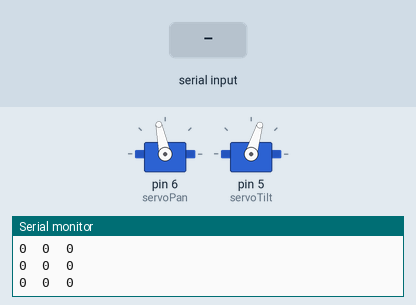
Simulated run of this sketch. Board: Arduino Uno, built with avr-gcc and run on an emulated ATmega328P. On the bench: 2 × servo, the last lines printed to the serial monitor. The test bench sets the inputs (shaded band).

Above: at 1.2 s.
1.3 s: "90:45:200\n" received over the second serial link
At 2.4 s:
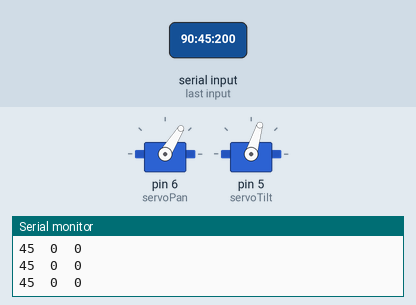
2.8 s: ":" received over the second serial link
At 4.0 s:
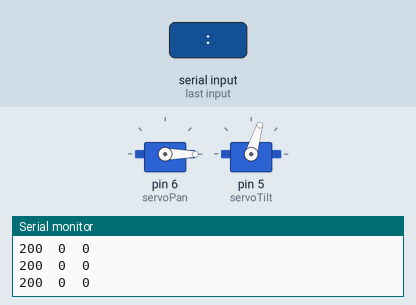
4.3 s: "30:150:10\n" received over the second serial link
At 5.3 s:
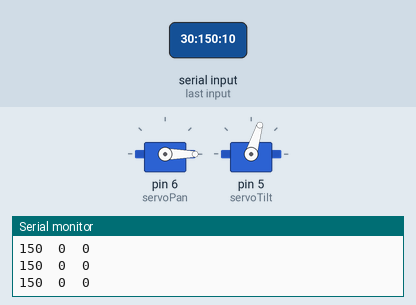
5.8 s: "90:45\n" received over the second serial link
At 7.0 s:
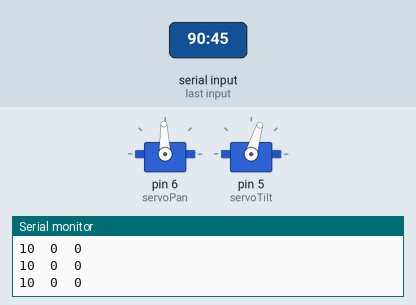
7.3 s: "30:150\n" received over the second serial link
At 8.3 s:
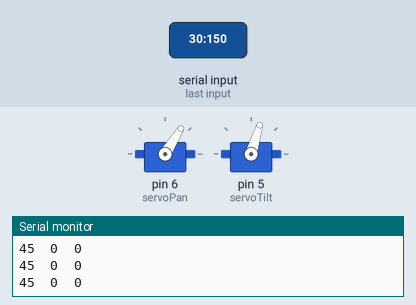
8.8 s: "1:90\n" received over the second serial link
At 9.1 s:
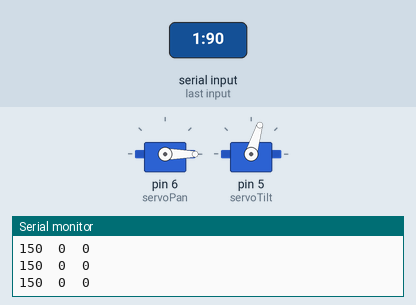
Timing chart, 0 to 11.3 s (numbered marks = the images above; inputs shaded):
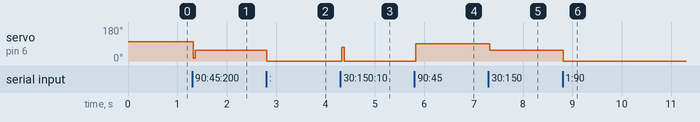

Measured:
- after the input at 1.3 s, servo on pin 6 (servoPan): 102° → 58° at once
- after the input at 2.8 s, servo on pin 6 (servoPan): 58° → 0° at once
- after the input at 4.3 s, servo on pin 6 (servoPan): 0° → 72° at once, → 0° 0.04 s later
- after the input at 5.8 s, servo on pin 6 (servoPan): 0° → 92° at once
- after the input at 7.3 s, servo on pin 6 (servoPan): 92° → 58° at once
- after the input at 8.8 s, servo on pin 6 (servoPan): 58° → 0° at once

The sketch:

acclerometer_from_phone.ino
```cpp
#include <SoftwareSerial.h>
#include <Servo.h>
Servo servoPan;
Servo servoTilt;
char tiltChannel=0, panChannel=1;
//Servo servoTilt, servoPan;
char serialChar=0;
int x=0,y=0;
SoftwareSerial bt(9,10);
String myString; // complete message from arduino, which consistors of snesors data
char rdata; // received charactors
int firstVal=0, secondVal=0,thirdVal=0;

void setup() {
  // initialize serial communication at 9600 bits per second:
  Serial.begin(57600);
  bt.begin(9600);
  servoPan.attach(6);
servoTilt.attach(5);
servoPan.write(90);
servoTilt.write(90);
}

// the loop routine runs over and over again forever:
void loop() {
 /* String num;
  // read the input on analog pin 0:
  //int sensorValue = analogRead(A0);
  if(bt.available()>0)
  {

  Serial.write(bt.read());
  //Serial.println("");
  }
  // print out the value you read:
  //Serial.println(sensorValue);
  */
  if (bt.available() > 0 )
  {
    rdata = bt.read();
    myString = myString+ rdata;

   // Serial.print(rdata);
    if( rdata == ':')
    {
   //  Serial.println(myString);
  // Serial.println("fahad");
// new code
String l = getValue(myString, ',', 0);
String m = getValue(myString, ',', 1);
String n = getValue(myString, ',', 2);


firstVal = l.toInt();
secondVal = m.toInt();
thirdVal = n.toInt();
myString = "";
// end new code
    }
  }
 Serial.print(firstVal);
  Serial.print("\t");
Serial.print(secondVal);
 Serial.print("\t");
 Serial.println(thirdVal);
// if(bt.available()>0 )
 //{
   x=map(firstVal,105,-80,0,180);
  servoPan.write(x);
  y=map(secondVal,-62,90,0,180);
  servoTilt.write(y);
// }
/* else
 {
  while(Serial.available() <=0);  //Wait for a character on the serial port.
  serialChar = Serial.read();     //Copy the character from the serial port to the variable
  if(serialChar == tiltChannel){  //Check to see if the character is the servo ID for the tilt servo
    while(Serial.available() <=0);  //Wait for the second command byte from the serial port.
    servoTilt.write(Serial.read());  //Set the tilt servo position to the value of the second command byte received on the serial port
  }
  else if(serialChar == panChannel){ //Check to see if the initial serial character was the servo ID for the pan servo.
    while(Serial.available() <= 0);  //Wait for the second command byte from the serial port.
    servoPan.write(Serial.read());   //Set the pan servo position to the value of the second command byte received from the serial port.
  }


 }*/
 delay(10);        // delay in between reads for stability
}
String getValue(String data, char separator, int index)
{
    int found = 0;
    int strIndex[] = { 0, -1 };
    int maxIndex = data.length() - 1;

    for (int i = 0; i <= maxIndex && found <= index; i++) {
        if (data.charAt(i) == separator || i == maxIndex) {
            found++;
            strIndex[0] = strIndex[1] + 1;
            strIndex[1] = (i == maxIndex) ? i+1 : i;
        }
    }
    return found > index ? data.substring(strIndex[0], strIndex[1]) : "";
}
```
